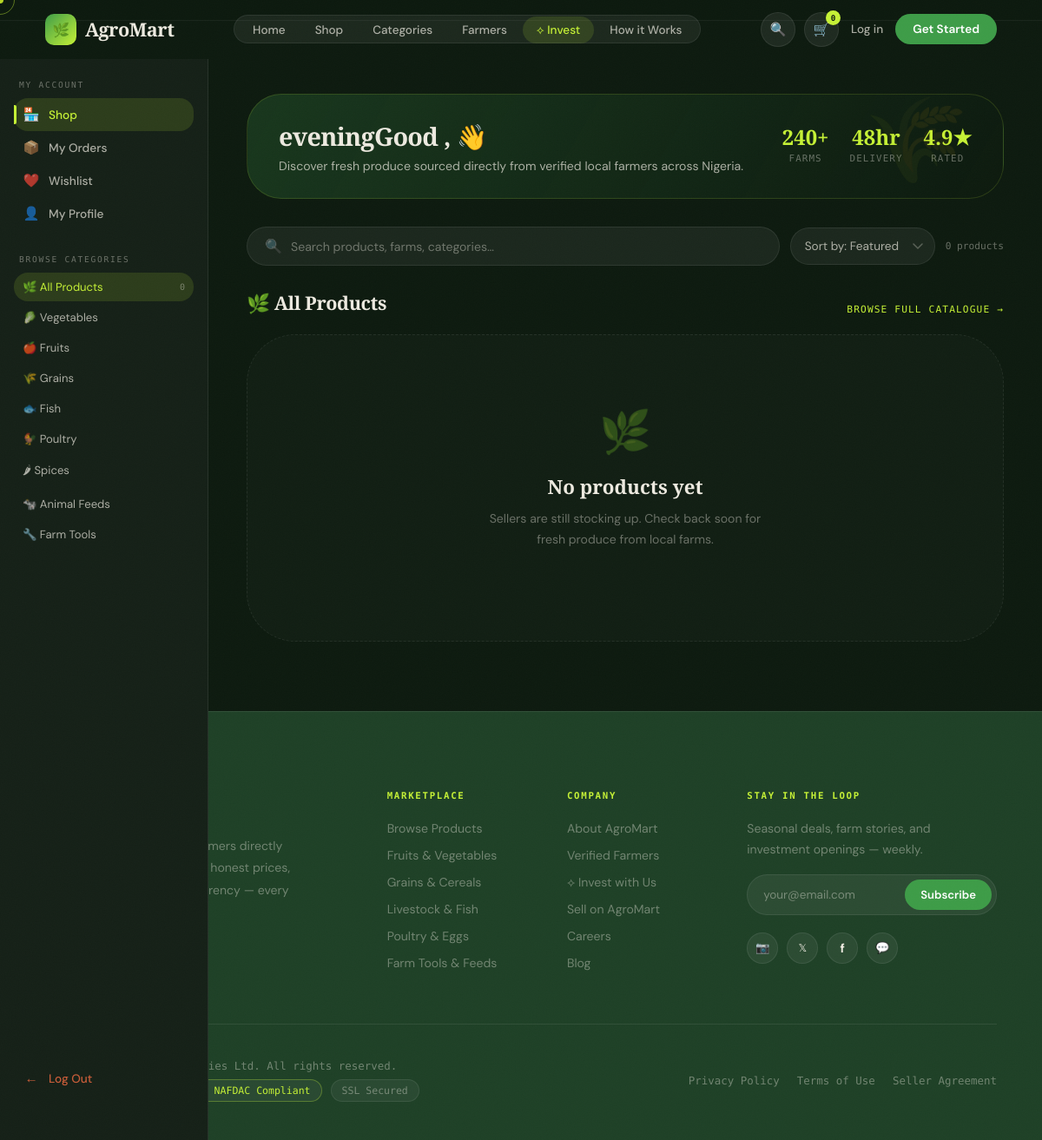
The app's page /dashboard/shop/, older data.
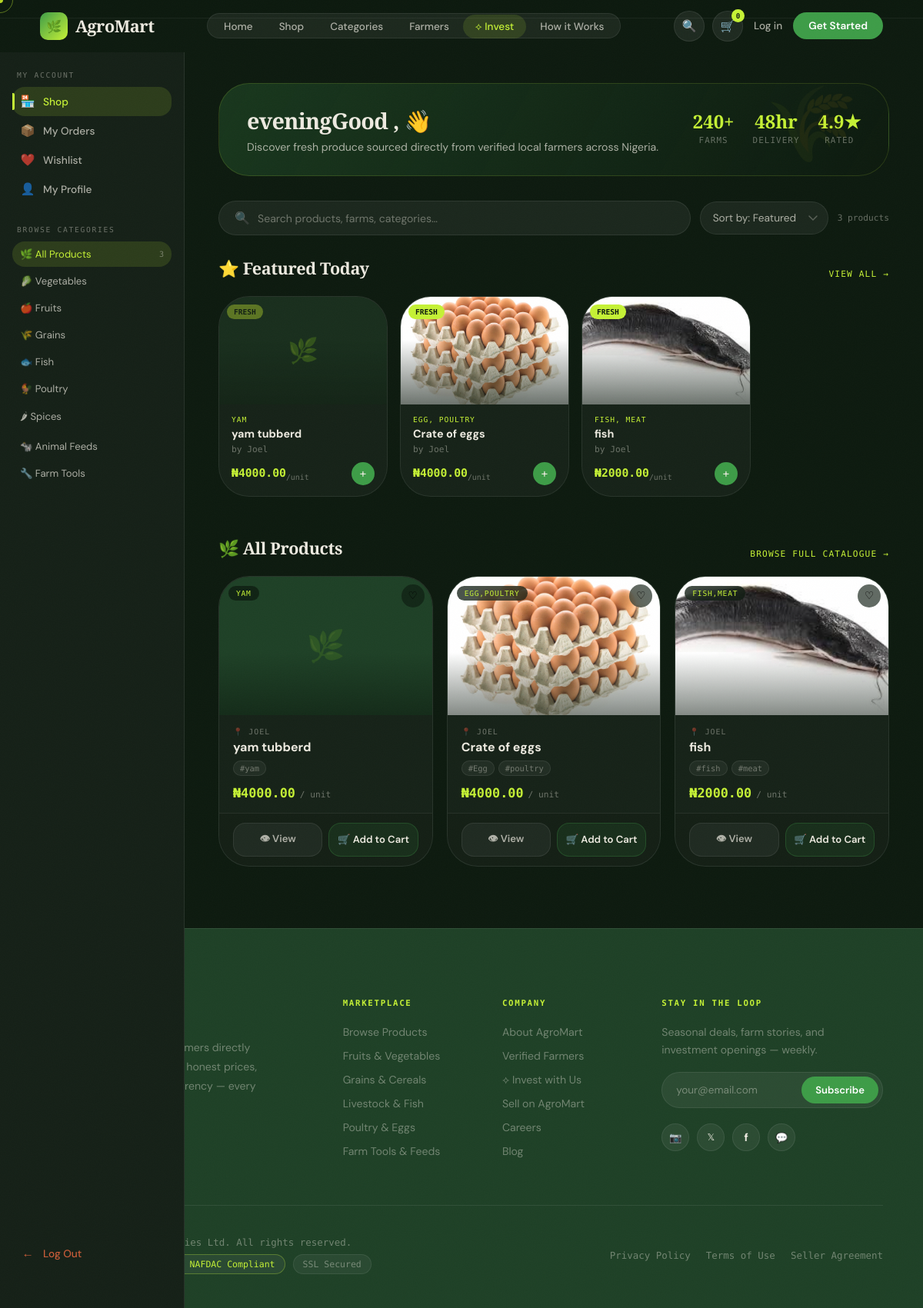
The same page, newer data.
### products/models.py (models this page shows, shortened)
class Product(models.Model):
    seller = models.ForeignKey(User, on_delete=models.CASCADE)
    categories = models.ManyToManyField(Category, related_name='products')
    name = models.CharField(max_length=255)
    description = models.TextField()
    price = models.DecimalField(max_digits=10, decimal_places=2)
    quantity = models.IntegerField()
    unit = models.CharField(max_length=50)  # kg, bag, crate
    image = models.ImageField(upload_to='products/', blank=True, null=True)
    created_at = models.DateTimeField(auto_now_add=True)

class Category(models.Model):
    name = models.CharField(max_length=100, unique=True)
    created_by = models.ForeignKey(
        User,
        on_delete=models.SET_NULL,
        null=True,
        blank=True
    )
    created_at = models.DateTimeField(auto_now_add=True)

### accounts/models.py (models this page shows, shortened)
class User(AbstractUser):
    username = None
    email = models.EmailField(unique=True)
    phone = models.CharField(max_length=15, blank=True)
    is_buyer = models.BooleanField(default=True)
    is_seller = models.BooleanField(default=False)
    is_super_admin = models.BooleanField(default=False)
    profile_completed = models.BooleanField(default=False)  # 👈 add this
    USERNAME_FIELD = 'email'
    REQUIRED_FIELDS = []
    objects = UserManager()

### dashboard/views.py (the view)
# urls.py: path('shop/', buyer_home, name='buyer_home'),
def buyer_home(request):
    products = Product.objects.all().order_by('-created_at')[:12]
    return render(request, 'dashboard/buyer/buyer_home.html', {
        'products': products
    })

### templates/dashboard/buyer/buyer_home.html (shortened to what this page needs)
{% extends "base.html" %}
{% load static %}
{% block content %}
<div class="bh-page">
  <aside class="bh-sidebar" id="bhSidebar">
    <div class="bh-sidebar-section">
      <div class="bh-sidebar-label">My Account</div>
      <a href="{% url 'home' %}" class="bh-sidebar-link active">
        <span class="bh-sidebar-link-ico">🏪</span> Shop
      </a>
      <a href="#" class="bh-sidebar-link">
        <span class="bh-sidebar-link-ico">📦</span> My Orders
      </a>
      <a href="{% url 'wishlist' %}" class="bh-sidebar-link">
        <span class="bh-sidebar-link-ico">❤️</span> Wishlist
      </a>
      <a href="{% url 'profile' %}" class="bh-sidebar-link">
        <span class="bh-sidebar-link-ico">👤</span> My Profile
      </a>
    </div>
    <div class="bh-sidebar-section">
      <div class="bh-sidebar-label">Browse Categories</div>
      <div class="cat-filter-list">
        <button class="cat-filter-btn active" data-cat="all">
          <span>🌿 All Products</span>
          <span class="cat-count">{{ products|length }}</span>
        </button>
        <button class="cat-filter-btn" data-cat="vegetables">
          <span>🥬 Vegetables</span>
        </button>
        <button class="cat-filter-btn" data-cat="fruits">
          <span>🍎 Fruits</span>
        </button>
        <button class="cat-filter-btn" data-cat="grains">
          <span>🌾 Grains</span>
        </button>
        <button class="cat-filter-btn" data-cat="fish">
          <span>🐟 Fish</span>
        </button>
        <button class="cat-filter-btn" data-cat="poultry">
          <span>🐓 Poultry</span>
        </button>
        <button class="cat-filter-btn" data-cat="spices">
          <span>🌶 Spices</span>
        </button>
        <button class="cat-filter-btn" data-cat="feeds">
          <span>🐄 Animal Feeds</span>
        </button>
        <button class="cat-filter-btn" data-cat="tools">
          <span>🔧 Farm Tools</span>
        </button>
      </div>
    </div>
    <div class="bh-sidebar-section" style="margin-top:auto">
      <a href="{% url 'logout' %}" class="bh-sidebar-link" style="color:var(--rust) !important">
        <span class="bh-sidebar-link-ico">←</span> Log Out
      </a>
    </div>
  </aside>
  <main class="bh-main">
    <div class="bh-welcome">
      <div class="bh-welcome-text">
        <h2>Good {{ greeting }}, <em>{{ request.user.get_short_name|default:request.user.username }}</em> 👋</h2>
        <p>Discover fresh produce sourced directly from verified local farmers across Nigeria.</p>
      </div>
      <div class="bh-welcome-stats">
        <div class="bh-stat"><strong>240+</strong><span>Farms</span></div>
        <div class="bh-stat"><strong>48hr</strong><span>Delivery</span></div>
        <div class="bh-stat"><strong>4.9★</strong><span>Rated</span></div>
      </div>
    </div>
    <div class="bh-toolbar">
      <div class="bh-search-bar">
        <span style="color:var(--t40)">🔍</span>
        <input type="text" id="prodSearch" placeholder="Search products, farms, categories…" />
      </div>
      <select class="bh-sort-select" id="sortSelect">
        <option value="">Sort by: Featured</option>
      </select>
      <span class="bh-result-count" id="resultCount">{{ products|length }} products</span>
    </div>
    {% if products %}
    <div style="margin-bottom:36px;animation:bhIn .7s var(--expo) .05s both">
      <div class="bh-section-head">
        <h3>⭐ Featured Today</h3>
        <a href="#">View All →</a>
      </div>
      <div class="featured-strip">
        {% for product in products|slice:":6" %}
        <div class="featured-card">
          <div class="featured-card-img"
            {% if product.image %}style="background-image:url('{{ product.image.url }}')"{% else %}style="background:var(--forest);display:flex;align-items:center;justify-content:center;font-size:2rem;opacity:.4"{% endif %}>
            {% if not product.image %}<span style="position:relative;z-index:1">🌿</span>{% endif %}
            <span class="featured-card-badge">Fresh</span>
          </div>
          <div class="featured-card-body">
            <div class="featured-card-cat">
              {% for cat in product.categories.all %}{{ cat.name }}{% if not forloop.last %}, {% endif %}{% empty %}Produce{% endfor %}
            </div>
            <div class="featured-card-name">{{ product.name }}</div>
            <div class="featured-card-seller">by {{ product.seller.get_short_name|default:product.seller.email }}</div>
            <div class="featured-card-footer">
              <span class="featured-card-price">₦{{ product.price }}<sub>/unit</sub></span>
              <a href="/products/cart/add/{{ product.id }}/" class="featured-card-add" title="Add to cart">+</a>
            </div>
          </div>
        </div>
        {% endfor %}
      </div>
    </div>
    {% endif %}
    <div class="bh-section-head">
      <h3>🌿 All Products</h3>
      <a href="#">Browse Full Catalogue →</a>
    </div>
    <div class="products-grid" id="productsGrid">
      {% for product in products %}
      <div class="pcard"
        data-name="{{ product.name|lower }}"
        data-price="{{ product.price }}"
        data-cat="{% for c in product.categories.all %}{{ c.name|lower }} {% endfor %}">
        <div class="pcard-img"
          {% if product.image %}style="background-image:url('{{ product.image.url }}')"{% endif %}>
          {% if not product.image %}<div class="pcard-img-placeholder">🌿</div>{% endif %}
          <span class="pcard-cat-tag">
            {% for cat in product.categories.all %}{{ cat.name }}{% if not forloop.last %},{% endif %}{% empty %}Produce{% endfor %}
          </span>
          <button class="pcard-wishlist" title="Save to wishlist" onclick="toggleWishlist(this)">♡</button>
        </div>
        <div class="pcard-body">
          <div class="pcard-seller">
            📍 {{ product.seller.get_short_name|default:product.seller.email }}
          </div>
          <div class="pcard-name">{{ product.name }}</div>
          <div class="pcard-cats">
            {% for cat in product.categories.all %}
            <span>#{{ cat.name }}</span>
            {% endfor %}
          </div>
          <div class="pcard-price-row">
            <span class="pcard-price">₦{{ product.price }}</span>
            <span class="pcard-unit">/ unit</span>
          </div>
        </div>
        <div class="pcard-foot">
          <a href="/products/{{ product.id }}/" class="pcard-view-btn">👁 View</a>
          <a href="/products/cart/add/{{ product.id }}/" class="pcard-add-btn">🛒 Add to Cart</a>
        </div>
      </div>
      {% empty %}
      <div class="bh-empty">
        <div class="bh-empty-ico">🌿</div>
        <h3>No products yet</h3>
        <p>Sellers are still stocking up. Check back soon for fresh produce from local farms.</p>
      </div>
      {% endfor %}
    </div>
  </main>
</div>
{% endblock %}

### templates/base.html (shortened to what this page needs)
<!DOCTYPE html>
<html lang="en">
<head>
  {% load static %}
</head>
<body>
<nav class="nav" id="nav">
  <a href="{% url 'home' %}" class="nav-logo">
    <div class="nav-logo-mark">🌿</div>
    AgroMart
  </a>
  <ul class="nav-links">
    <li><a href="{% url 'home' %}" class="{% if request.resolver_match.url_name == 'home' %}active{% endif %}">Home</a></li>
    <li><a href="{% url 'product_list' %}">Shop</a></li>
    <li><a href="{% url 'categories' %}">Categories</a></li>
    <li><a href="#">Farmers</a></li>
    <li class="invest-link"><a href="#">⟡ Invest</a></li>
    <li><a href="#">How it Works</a></li>
  </ul>
  <div class="nav-right">
    <a href="#" class="nav-icon-btn" title="Search">🔍</a>
    <a href="#" class="nav-icon-btn" title="Cart">
      🛒
      <span class="nav-badge">{% if cart_count %}{{ cart_count }}{% else %}0{% endif %}</span>
    </a>
    {% if user.is_authenticated %}
      <div class="nav-user" id="navUser">
        <button class="nav-user-btn" id="navUserBtn" aria-expanded="false">
          <div class="nav-user-ava">👤</div>
          <span class="nav-user-name">{{ user.get_short_name|default:user.username }}</span>
          <span class="nav-user-chevron">▼</span>
        </button>
        <div class="nav-dropdown">
          <div class="nav-dropdown-header">
            <strong>{{ user.get_full_name|default:user.username }}</strong>
            <span>{{ user.email }}</span>
          </div>
          <a href="#" class="nav-dd-link">📦 My Orders</a>
          <a href="#" class="nav-dd-link">👤 My Profile</a>
          <a href="#" class="nav-dd-link">⟡ My Investments</a>
          {% if user.is_staff %}
          <a href="/admin/" class="nav-dd-link">⚙️ Admin Panel</a>
          {% endif %}
          <div class="nav-dd-sep"></div>
          <a href="{% url 'logout' %}" class="nav-dd-link danger">← Log Out</a>
        </div>
      </div>
    {% else %}
      <a href="{% url 'login' %}" class="nav-auth-link">Log in</a>
      <a href="{% url 'register' %}" class="btn btn-green" style="padding:9px 20px;font-size:.85rem;">Get Started</a>
    {% endif %}
  </div>
</nav>
<div class="nav-drawer" id="navDrawer">
</div>
<main>{% block content %}{% endblock %}</main>
<footer class="footer">
  <div class="footer-top">
    <div>
      <a href="{% url 'home' %}" class="nav-logo" style="display:inline-flex">
        <div class="nav-logo-mark">🌿</div>AgroMart
      </a>
      <p class="footer-brand-blurb">Connecting Nigeria's best farmers directly to your table. Fresh produce, honest prices, radical supply-chain transparency — every day.</p>
    </div>
    <div class="footer-col">
      <h5>Marketplace</h5>
      <ul>
        <li><a href="/products/all/">Browse Products</a></li>
        <li><a href="#">Fruits &amp; Vegetables</a></li>
        <li><a href="#">Grains &amp; Cereals</a></li>
        <li><a href="#">Livestock &amp; Fish</a></li>
        <li><a href="#">Poultry &amp; Eggs</a></li>
        <li><a href="#">Farm Tools &amp; Feeds</a></li>
      </ul>
    </div>
    <div class="footer-col">
      <h5>Company</h5>
      <ul>
        <li><a href="#">About AgroMart</a></li>
        <li><a href="#">Verified Farmers</a></li>
        <li><a href="#">⟡ Invest with Us</a></li>
        <li><a href="#">Sell on AgroMart</a></li>
        <li><a href="#">Careers</a></li>
        <li><a href="#">Blog</a></li>
      </ul>
    </div>
    <div class="footer-col footer-newsletter">
      <h5>Stay in the Loop</h5>
      <p>Seasonal deals, farm stories, and investment openings — weekly.</p>
      <div class="nl-form">
        <input type="email" placeholder="your@email.com" />
        <button type="button">Subscribe</button>
      </div>
      <div class="social-row" style="margin-top:20px">
        <a href="#" class="social-btn" title="Instagram">📷</a>
        <a href="#" class="social-btn" title="X / Twitter" style="font-family:var(--mono);font-size:.75rem">𝕏</a>
        <a href="#" class="social-btn" title="Facebook" style="font-weight:700;font-size:.9rem">f</a>
        <a href="#" class="social-btn" title="WhatsApp">💬</a>
      </div>
    </div>
  </div>
  <div class="footer-bottom">
    <div>
      <p>© 2025 AgroMart Technologies Ltd. All rights reserved.</p>
      <div class="f-badges">
        <span class="f-badge ok">✓ Paystack Verified</span>
        <span class="f-badge ok">✓ NAFDAC Compliant</span>
        <span class="f-badge">SSL Secured</span>
      </div>
    </div>
    <div class="footer-legal-links">
      <a href="#">Privacy Policy</a>
      <a href="#">Terms of Use</a>
      <a href="#">Seller Agreement</a>
    </div>
  </div>
</footer>
</body>
</html>

Row changes from the older to the newer data that the page shows:
added Product: name "yam tubberd", seller.get_short_name "Joel", price "4000.00", seller.get_short_name "JOEL"
added Category: name "YAM", name "yam"
added Product: image (picture), name "Crate of eggs", seller.get_short_name "Joel", price "4000.00", seller.get_short_name "JOEL"
added Category: name "EGG", name "Egg"
added Category: name "POULTRY", name "poultry"
added Product: image (picture), name "fish", seller.get_short_name "Joel", price "2000.00", seller.get_short_name "JOEL"
added Category: name "FISH", name "fish"
added Category: name "MEAT", name "meat"
Text that changed along with them:
{{ products|length }}: "0" → "3"
text no longer shown: "🌿 No products yet Sellers are still stocking up. Check back soon for fresh produce from local farms."
text now shown: "⭐ Featured Today VIEW ALL →"
